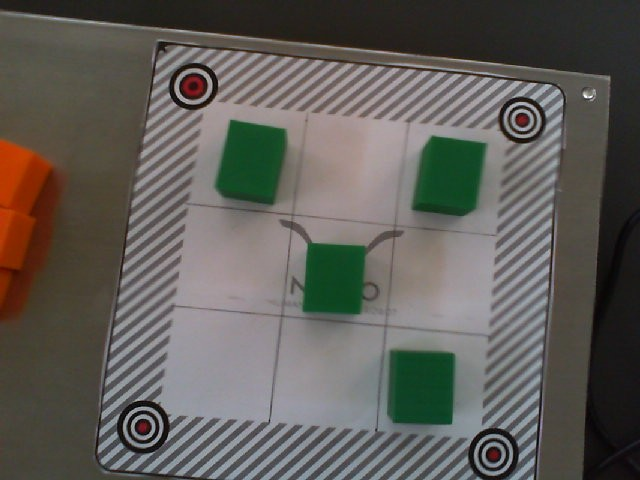
#> input picture immagine.jpeg, 640 x 480 px, given in place of the camera
$ python color_calibration.py
#> lines starting #> are read from the running program, lines starting #| are printed output that depends on the picture; after the words box and inside, x2 and y2 are one past the last pixel; in counts of white or black regions, pixels touching at a corner belong together
import cv2
import numpy as np

def nothing(x):
    pass

# INIZIALIZZAZIONE TRACKBAR #

kernel = np.ones((8 ,8), np.uint8)
cap = cv2.VideoCapture(0)
cap.set(10, 100)
img = np.zeros((300,512,3), np.uint8)
img_2 = np.ones((300,512,3), np.uint8)
cv2.namedWindow("Trackbars")
cv2.createTrackbar("L - H", "Trackbars", 0, 179, nothing)
#> slider 'L - H' is set to 35
cv2.createTrackbar("L - S", "Trackbars", 0, 255, nothing)
#> slider 'L - S' is set to 51
cv2.createTrackbar("L - V", "Trackbars", 0, 255, nothing)
#> slider 'L - V' is set to 51
cv2.createTrackbar("U - H", "Trackbars", 179, 179, nothing)
cv2.createTrackbar("U - S", "Trackbars", 255, 255, nothing)
cv2.createTrackbar("U - V", "Trackbars", 255, 255, nothing)


# CREAZIONE WINDOW DELLA TRACKBARS #

while True:
    _, frame = cap.read()
#> frame is the input picture: shape (480, 640, 3); mean B, G, R 88.2, 93.3, 96.1
    frameFlip = cv2.flip(frame, 1)
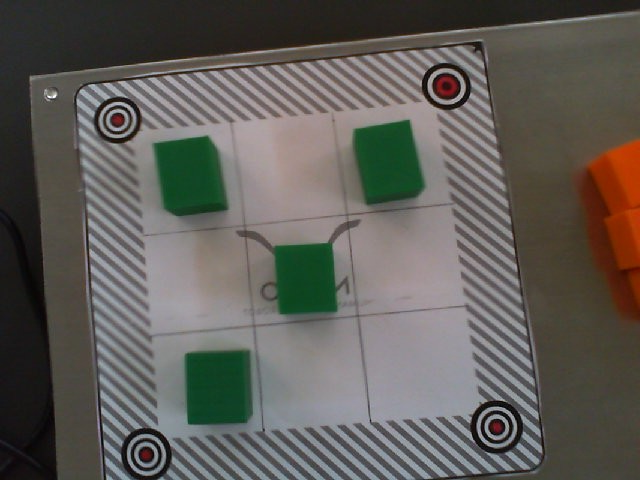
#> frameFlip: shape (480, 640, 3); mean B, G, R 88.2, 93.3, 96.1
    hsv = cv2.cvtColor(frameFlip, cv2.COLOR_BGR2HSV)
#> hsv: shape (480, 640, 3); mean H, S, V 62.9, 46.4, 100.8

    l_h = cv2.getTrackbarPos("L - H", "Trackbars")
    l_s = cv2.getTrackbarPos("L - S", "Trackbars")
    l_v = cv2.getTrackbarPos("L - V", "Trackbars")
    u_h = cv2.getTrackbarPos("U - H", "Trackbars")
    u_s = cv2.getTrackbarPos("U - S", "Trackbars")
    u_v = cv2.getTrackbarPos("U - V", "Trackbars")

    lower = np.array([l_h, l_s, l_v])
    upper = np.array([u_h, u_s, u_v])
    mask = cv2.inRange(hsv, lower, upper)
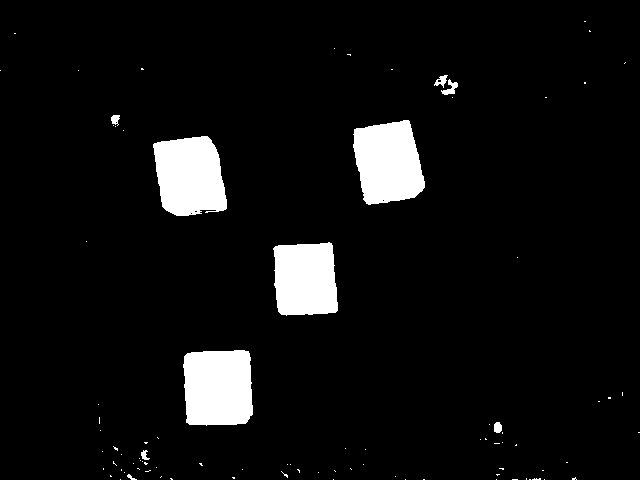
#> mask: shape (480, 640); 6.2% white; 91 white regions (81 under 20 px), largest, box (x1, y1, x2, y2) and area: (183, 350, 253, 426) 4857, (153, 136, 227, 216) 4725, (353, 120, 425, 205) 4714

    mask = cv2.erode(mask, kernel, iterations=5)
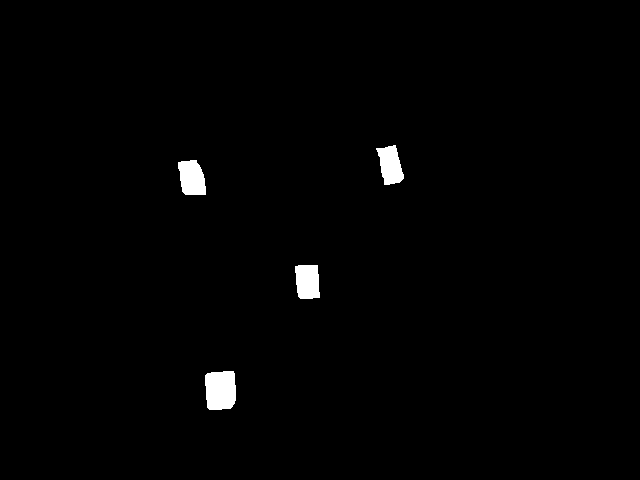
#> mask: shape (480, 640); 1.1% white; 4 white regions, box (x1, y1, x2, y2) and area: (205, 371, 236, 410) 1095, (178, 160, 206, 195) 789, (295, 265, 320, 299) 755, (376, 145, 404, 185) 743
    mask = cv2.dilate(mask, kernel, iterations=5)
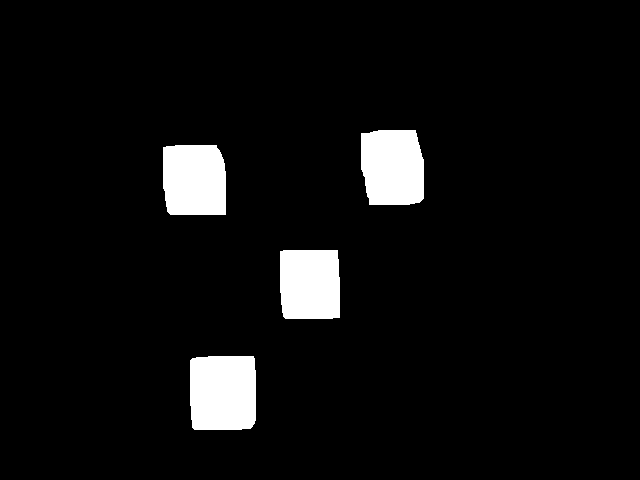
#> mask: shape (480, 640); 5.7% white; 4 white regions, box (x1, y1, x2, y2) and area: (190, 356, 256, 430) 4770, (361, 130, 424, 205) 4348, (163, 145, 226, 215) 4219, (280, 250, 340, 319) 4045

    result = cv2.bitwise_and(frameFlip, frameFlip, mask=mask)
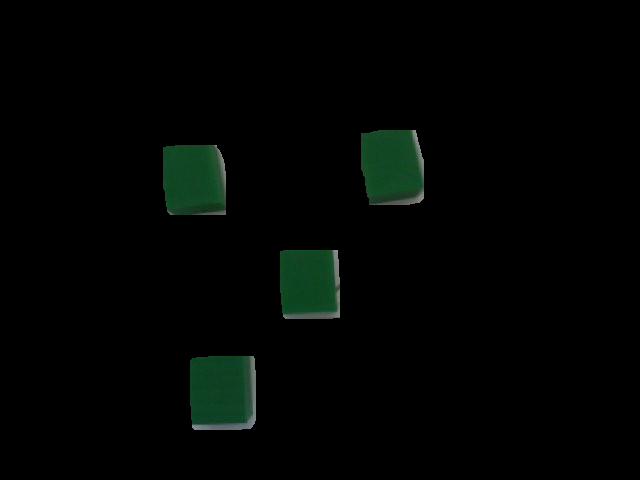
#> result: shape (480, 640, 3); mean B, G, R 2.6, 4.2, 1.6


    cv2.imshow("Trackbars", result)

    if cv2.waitKey(1) == ord('s'):
#> (key Esc is pressed here)
        print(f"lower: {[l_h, l_s, l_v]}, upper: {[u_h, u_s, u_v]}\n")
